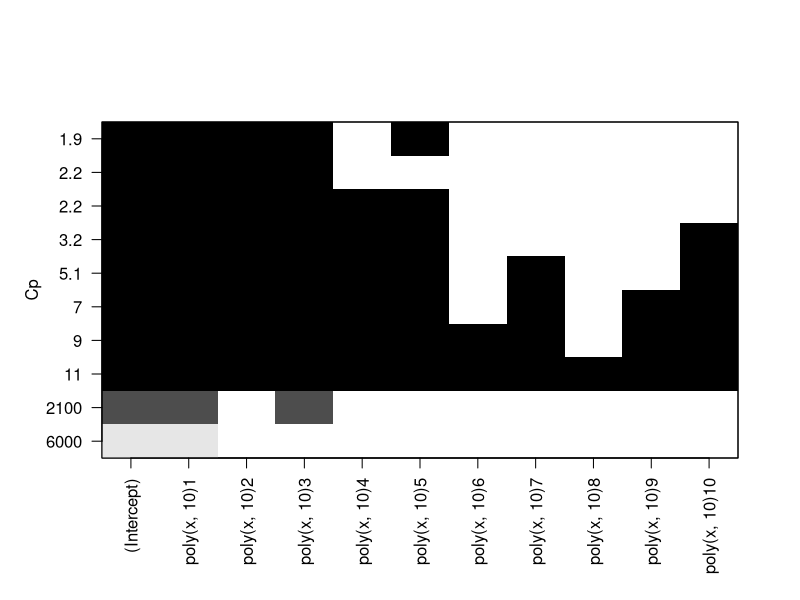
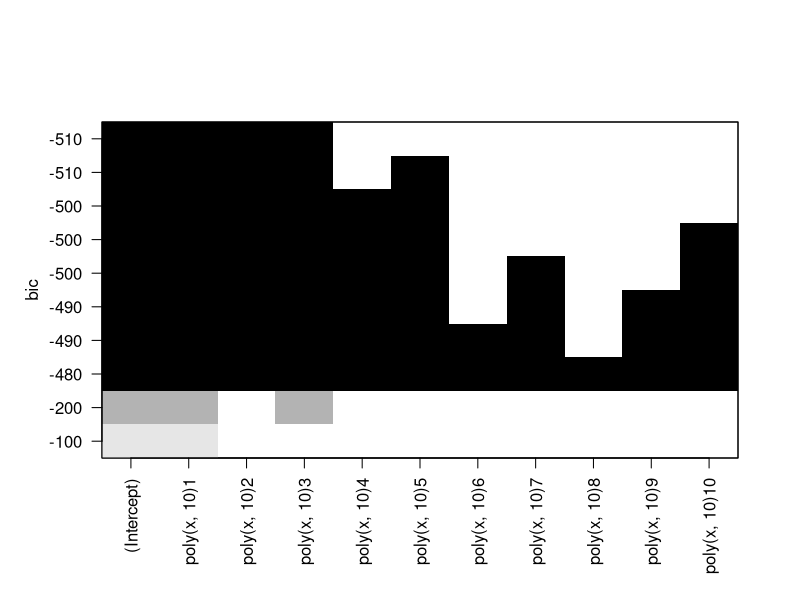
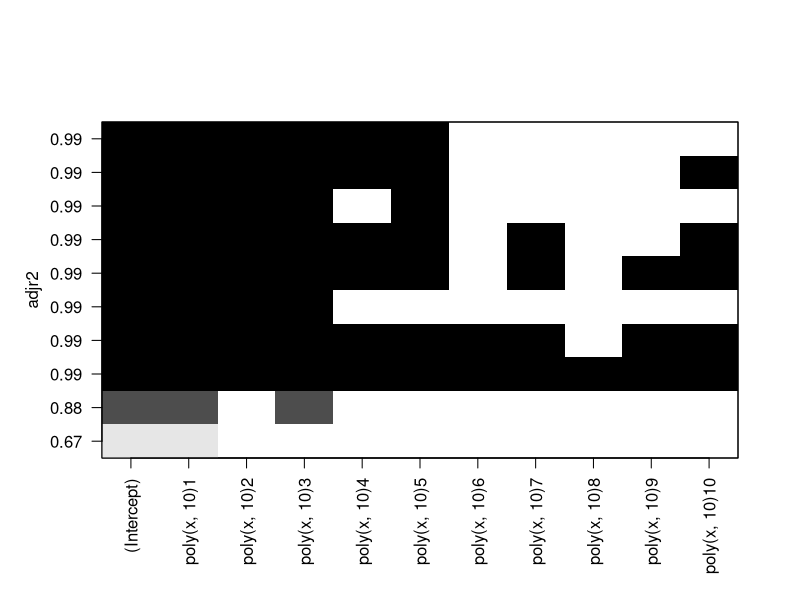

Here is the R script that generated these plots, in order:
## ---- chunk 1
knitr::opts_chunk$set(echo = TRUE)
## ---- chunk 2
set.seed(1)
x=rnorm(100)
e=rnorm(100)
## ---- chunk 3
y=1+2*x+3*x^2+4*x^3+e
## ---- chunk 4
dataxy=data.frame(x,y)
library(leaps)
regfit.full=regsubsets(y~poly(x,10),dataxy,nvmax=10)
reg.summary=summary(regfit.full)
## ---- chunk 5
plot(regfit.full,scale="Cp")
## ---- chunk 6
plot(regfit.full,scale="bic")
## ---- chunk 7
plot(regfit.full,scale="adjr2")
## ---- chunk 8
data.frame(Cp=which.min(reg.summary$cp),BIC=which.min(reg.summary$bic),adjustedR2=which.max(reg.summary$adjr2))
## ---- chunk 9
coef(regfit.full,4)
## ---- chunk 10
coef(regfit.full,3)
## ---- chunk 11
coef(regfit.full,5)
## ---- chunk 12
regfit.fwd=regsubsets(y~poly(x,10),dataxy,nvmax=10,method="forward")
regf.summary=summary(regfit.fwd)
data.frame(Cp=which.min(regf.summary$cp),BIC=which.min(regf.summary$bic),adjustedR2=which.max(regf.summary$adjr2))
## ---- chunk 13
coef(regfit.fwd,4)
## ---- chunk 14
coef(regfit.fwd,3)
## ---- chunk 15
coef(regfit.fwd,5)
## ---- chunk 16
regfit.bwd=regsubsets(y~poly(x,10),dataxy,nvmax=10,method="backward")
regb.summary=summary(regfit.bwd)
data.frame(Cp=which.min(regb.summary$cp),BIC=which.min(regb.summary$bic),adjustedR2=which.max(regb.summary$adjr2))
## ---- chunk 17
coef(regfit.bwd,4)
## ---- chunk 18
coef(regfit.bwd,3)
## ---- chunk 19
coef(regfit.bwd,5)
